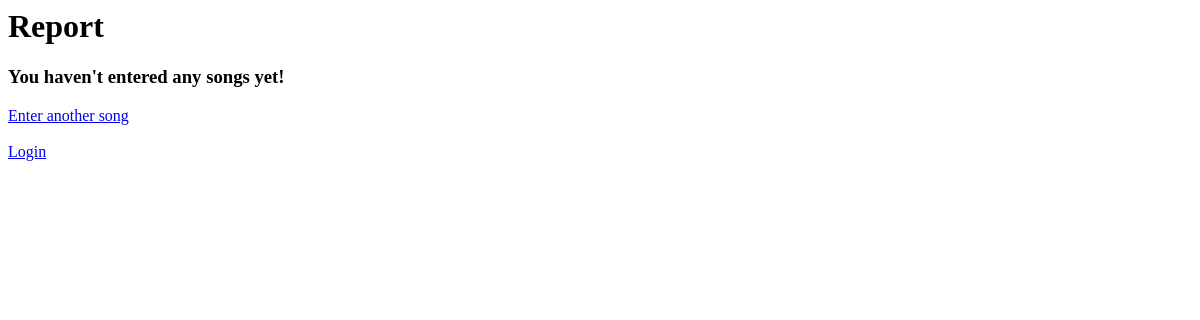
The app's page /form/report/, older data.
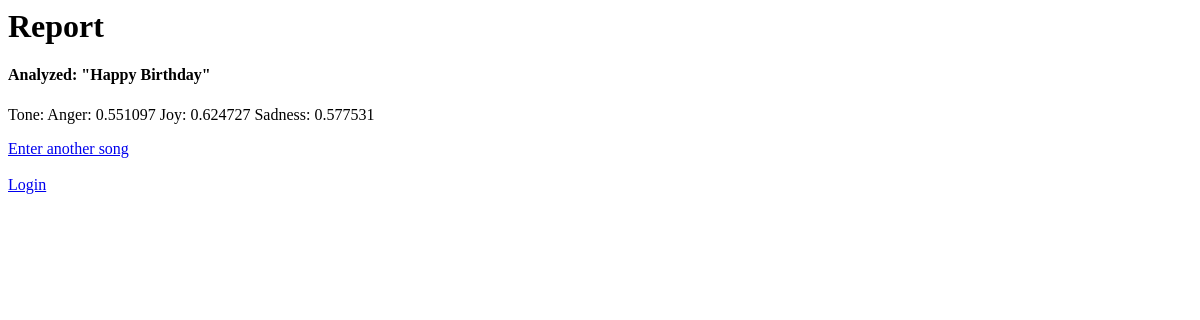
The same page, newer data.
### form/models.py (models this page shows)
class Song(models.Model):
    title = models.CharField(max_length=128, unique=True)
    tone = models.CharField(max_length=64)
    def __str__(self):
        return "\"" + self.title + "\""

### form/views.py (the view)
# urls.py: path('form/report/', views.report,name='report')
def report(request):
	message = ""
	try:
		user = request.user
		spot_login = user.social_auth.get(provider='spotify')
		requested_title = request.GET['song-title']
		url = 'https://api.spotify.com/v1/search?q='+requested_title+'&type=track&market=US&limit=1'
		headers={'Accept':'application/json', 'Authorization':"Bearer "+ spot_login.extra_data['access_token']}
		r = requests.get(url, headers=headers).content
		r = json.loads(r.decode('utf-8'))['tracks']['items'][0]['album']['artists'][0]['name']
		r = get_lyrics(r, requested_title)
		analyzer = toneAnalyzer()
		result = analyzer.analyze_tone(r)
		try:
			Song.objects.create(title=requested_title.title(), tone=result)
		except:
			message = ""
	except:
		try:
			if requested_title == '':
		   		message = ""
			else:
				message = "Could not find any song titled " + "\"" + str(requested_title) + "\", please try again!"
		except:
			message = ""
	users = User.objects.all()
	songs = Song.objects.all()
	context = {
		'users' : users,
		'songs' : songs,
		'message': message
	}
	return render(request, 'report.html', context)

### form/templates/report.html (shortened to what this page needs)
<h1>Report</h1>
{% if songs|length == 0 %}
    <h3>You haven't entered any songs yet!</h3>
{% endif %}
{% for song in songs %}
    <h4>Analyzed: {{song}}</h4>
    <p>Tone: {{song.tone}}</p>
{% endfor %}
<a href="/form">Enter another song</a>
{% if user.is_authenticated %}
    <a href="{% url 'logout' %}" class="header-link">Logout</a>
{% else %}
    <a href="{% url "social:begin" "spotify" %}">Login</a>
{% endif %}

Row changes from the older to the newer data that the page shows:
added Song: title "\"Happy Birthday\"", tone "Anger: 0.551097 Joy: 0.624727 Sadness: 0.577531"
Text that changed along with them:
text no longer shown: "You haven't entered any songs yet!"
